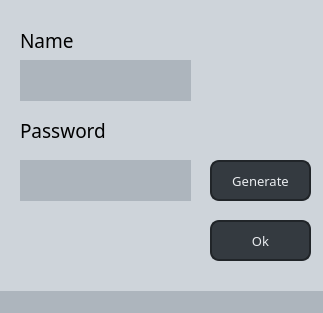
<?xml version="1.0" encoding="UTF-8"?>
<ui version="4.0">
 <class>AddEdit</class>
 <widget class="QMainWindow" name="AddEdit">
  <property name="geometry">
   <rect>
    <x>0</x>
    <y>0</y>
    <width>323</width>
    <height>313</height>
   </rect>
  </property>
  <property name="windowTitle">
   <string>MainWindow</string>
  </property>
  <property name="styleSheet">
   <string notr="true">background-color: #CED4DA;</string>
  </property>
  <widget class="QWidget" name="centralwidget">
   <widget class="QPushButton" name="okBtn">
    <property name="geometry">
     <rect>
      <x>210</x>
      <y>220</y>
      <width>101</width>
      <height>41</height>
     </rect>
    </property>
    <property name="font">
     <font>
      <family>Dubai</family>
      <pointsize>10</pointsize>
     </font>
    </property>
    <property name="styleSheet">
     <string notr="true">QPushButton:pressed { background-color: #212529 }
QPushButton {
background-color:#343A40;
border-radius:9px;
border-style: solid;
border-color:#212529;
border-width:2px;
color:#E9ECEF}</string>
    </property>
    <property name="text">
     <string>Ok</string>
    </property>
   </widget>
   <widget class="QLabel" name="label">
    <property name="geometry">
     <rect>
      <x>20</x>
      <y>30</y>
      <width>61</width>
      <height>21</height>
     </rect>
    </property>
    <property name="font">
     <font>
      <family>Dubai</family>
      <pointsize>14</pointsize>
     </font>
    </property>
    <property name="text">
     <string>Name</string>
    </property>
   </widget>
   <widget class="QLineEdit" name="nameLn">
    <property name="geometry">
     <rect>
      <x>20</x>
      <y>60</y>
      <width>171</width>
      <height>41</height>
     </rect>
    </property>
    <property name="font">
     <font>
      <family>Dubai</family>
      <pointsize>14</pointsize>
     </font>
    </property>
    <property name="styleSheet">
     <string notr="true">background-color:#ADB5BD;border:none;</string>
    </property>
    <property name="text">
     <string/>
    </property>
   </widget>
   <widget class="QLabel" name="label_2">
    <property name="geometry">
     <rect>
      <x>20</x>
      <y>120</y>
      <width>151</width>
      <height>21</height>
     </rect>
    </property>
    <property name="font">
     <font>
      <family>Dubai</family>
      <pointsize>14</pointsize>
     </font>
    </property>
    <property name="text">
     <string>Password</string>
    </property>
   </widget>
   <widget class="QLineEdit" name="passwordLn">
    <property name="geometry">
     <rect>
      <x>20</x>
      <y>160</y>
      <width>171</width>
      <height>41</height>
     </rect>
    </property>
    <property name="font">
     <font>
      <family>Dubai</family>
      <pointsize>14</pointsize>
     </font>
    </property>
    <property name="styleSheet">
     <string notr="true">background-color:#ADB5BD;border:none;</string>
    </property>
    <property name="text">
     <string/>
    </property>
   </widget>
   <widget class="QPushButton" name="generateBtn">
    <property name="geometry">
     <rect>
      <x>210</x>
      <y>160</y>
      <width>101</width>
      <height>41</height>
     </rect>
    </property>
    <property name="font">
     <font>
      <family>Dubai</family>
      <pointsize>10</pointsize>
     </font>
    </property>
    <property name="styleSheet">
     <string notr="true">QPushButton:pressed { background-color: #212529 }
QPushButton {
background-color:#343A40;
border-radius:9px;
border-style: solid;
border-color:#212529;
border-width:2px;
color:#E9ECEF}</string>
    </property>
    <property name="text">
     <string>Generate</string>
    </property>
   </widget>
  </widget>
  <widget class="QStatusBar" name="statusbar">
   <property name="styleSheet">
    <string notr="true">background-color:#ADB5BD</string>
   </property>
  </widget>
 </widget>
 <resources/>
 <connections/>
</ui>
